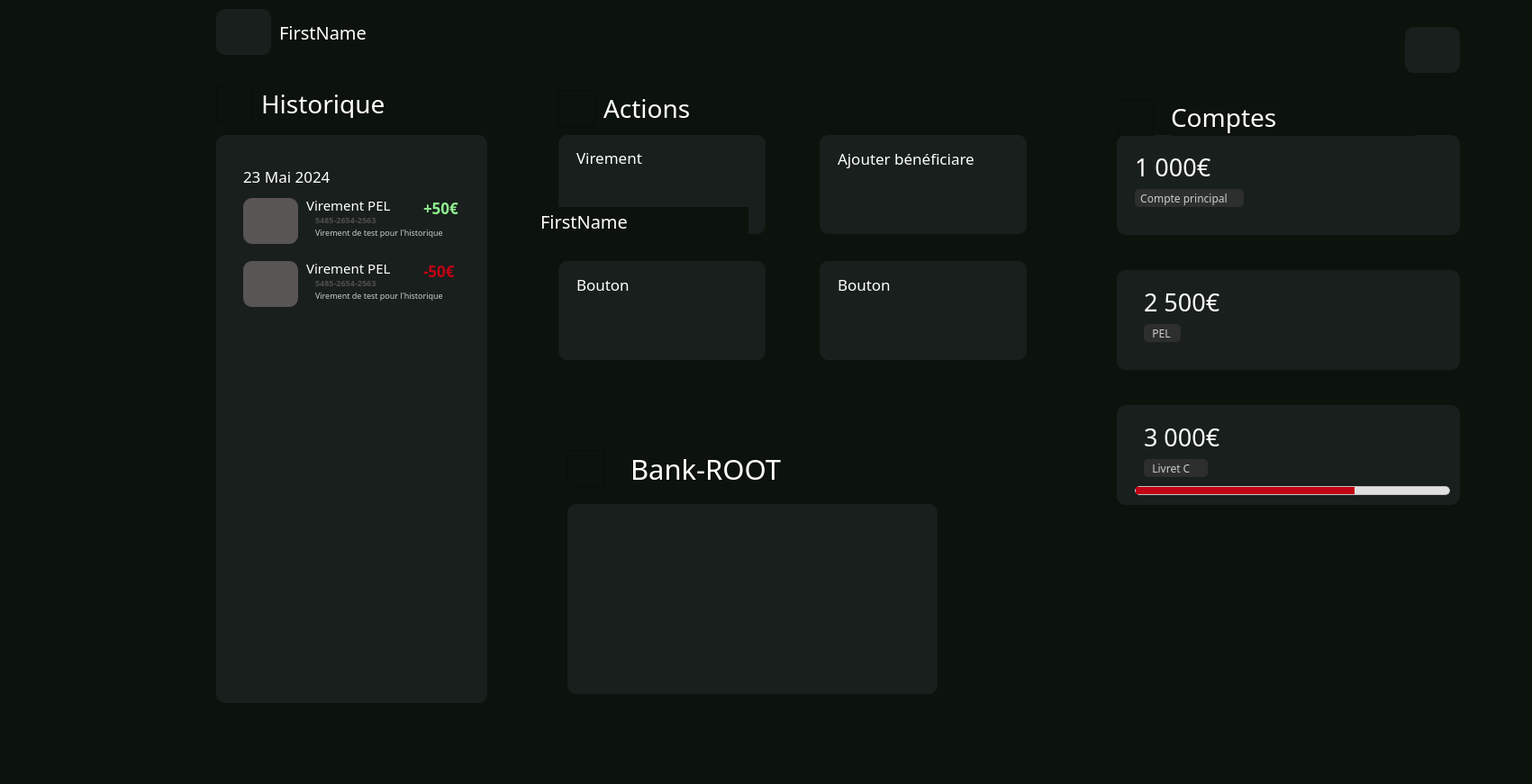
  <widget class="QWidget" name="widget" native="true">
   <property name="enabled">
    <bool>true</bool>
   </property>
   <property name="geometry">
    <rect>
     <x>-220</x>
     <y>40</y>
     <width>1701</width>
     <height>871</height>
    </rect>
   </property>
   <property name="font">
    <font>
     <pointsize>1</pointsize>
    </font>
   </property>
   <property name="cursor">
    <cursorShape>PointingHandCursor</cursorShape>
   </property>
   <property name="mouseTracking">
    <bool>true</bool>
   </property>
   <property name="styleSheet">
    <string notr="true">QWidget {
    background-color: #0C120C;
}</string>
   </property>
   <widget class="QWidget" name="widget_10" native="true">
    <property name="geometry">
     <rect>
      <x>630</x>
      <y>560</y>
      <width>411</width>
      <height>211</height>
     </rect>
    </property>
    <property name="styleSheet">
     <string notr="true">QWidget {
    background-color: #181F1C;
border-radius: 10px; 
}</string>
    </property>
   </widget>
   <widget class="QWidget" name="widget_12" native="true">
    <property name="geometry">
     <rect>
      <x>1240</x>
      <y>150</y>
      <width>381</width>
      <height>111</height>
     </rect>
    </property>
    <property name="styleSheet">
     <string notr="true">QWidget {
    background-color: #181F1C;
border-radius: 10px; 
}</string>
    </property>
    <widget class="QLabel" name="labelFirstAccountBalance">
     <property name="geometry">
      <rect>
       <x>20</x>
       <y>20</y>
       <width>221</width>
       <height>31</height>
      </rect>
     </property>
     <property name="font">
      <font>
       <family>Montserrat SemiBold</family>
       <pointsize>20</pointsize>
      </font>
     </property>
     <property name="styleSheet">
      <string notr="true">QLabel {
    color: white;
}</string>
     </property>
     <property name="text">
      <string>1 000€</string>
     </property>
    </widget>
    <widget class="QLabel" name="label_36">
     <property name="geometry">
      <rect>
       <x>20</x>
       <y>60</y>
       <width>121</width>
       <height>20</height>
      </rect>
     </property>
     <property name="font">
      <font>
       <family>Montserrat Light</family>
       <pointsize>9</pointsize>
      </font>
     </property>
     <property name="styleSheet">
      <string notr="true">QLabel {
    background-color: #2D2E2E;
    color: #CCCCCC;
    border-radius: 5px; 
}</string>
     </property>
     <property name="text">
      <string>  Compte principal</string>
     </property>
    </widget>
    <widget class="QFrame" name="frame_9">
     <property name="geometry">
      <rect>
       <x>330</x>
       <y>10</y>
       <width>41</width>
       <height>31</height>
      </rect>
     </property>
     <property name="styleSheet">
      <string notr="true">QFrame{
background:url(:/assets/nut.png);
background-repeat: none;
background-position: center;
}</string>
     </property>
     <property name="frameShape">
      <enum>QFrame::StyledPanel</enum>
     </property>
     <property name="frameShadow">
      <enum>QFrame::Raised</enum>
     </property>
    </widget>
   </widget>
   <widget class="QWidget" name="widget_14" native="true">
    <property name="geometry">
     <rect>
      <x>1240</x>
      <y>300</y>
      <width>381</width>
      <height>111</height>
     </rect>
    </property>
    <property name="styleSheet">
     <string notr="true">QWidget {
    background-color: #181F1C;
border-radius: 10px; 
}</string>
    </property>
    <widget class="QLabel" name="labelPELAccountBalance">
     <property name="geometry">
      <rect>
       <x>30</x>
       <y>20</y>
       <width>211</width>
       <height>31</height>
      </rect>
     </property>
     <property name="font">
      <font>
       <family>Montserrat SemiBold</family>
       <pointsize>20</pointsize>
      </font>
     </property>
     <property name="styleSheet">
      <string notr="true">QLabel {
    color: white;
}</string>
     </property>
     <property name="text">
      <string>2 500€</string>
     </property>
    </widget>
    <widget class="QLabel" name="label_33">
     <property name="geometry">
      <rect>
       <x>30</x>
       <y>60</y>
       <width>41</width>
       <height>20</height>
      </rect>
     </property>
     <property name="font">
      <font>
       <family>Montserrat Light</family>
       <pointsize>9</pointsize>
      </font>
     </property>
     <property name="styleSheet">
      <string notr="true">QLabel {
    background-color: #2D2E2E;
    color: #CCCCCC;
    border-radius: 5px; 
}</string>
     </property>
     <property name="text">
      <string>   PEL</string>
     </property>
    </widget>
    <widget class="QFrame" name="frame_10">
     <property name="geometry">
      <rect>
       <x>330</x>
       <y>10</y>
       <width>41</width>
       <height>31</height>
      </rect>
     </property>
     <property name="styleSheet">
      <string notr="true">QFrame{
background:url(:/assets/nut.png);
background-repeat: none;
background-position: center;
}</string>
     </property>
     <property name="frameShape">
      <enum>QFrame::StyledPanel</enum>
     </property>
     <property name="frameShadow">
      <enum>QFrame::Raised</enum>
     </property>
    </widget>
   </widget>
   <widget class="QWidget" name="widget_15" native="true">
    <property name="geometry">
     <rect>
      <x>1240</x>
      <y>450</y>
      <width>381</width>
      <height>111</height>
     </rect>
    </property>
    <property name="styleSheet">
     <string notr="true">QWidget {
    background-color: #181F1C;
border-radius: 10px; 
}</string>
    </property>
    <widget class="QLabel" name="labelLCAccountBalance">
     <property name="geometry">
      <rect>
       <x>30</x>
       <y>20</y>
       <width>211</width>
       <height>31</height>
      </rect>
     </property>
     <property name="font">
      <font>
       <family>Montserrat SemiBold</family>
       <pointsize>20</pointsize>
      </font>
     </property>
     <property name="styleSheet">
      <string notr="true">QLabel {
    color: white;
}</string>
     </property>
     <property name="text">
      <string>3 000€</string>
     </property>
    </widget>
    <widget class="QLabel" name="label_35">
     <property name="geometry">
      <rect>
       <x>30</x>
       <y>60</y>
       <width>71</width>
       <height>20</height>
      </rect>
     </property>
     <property name="font">
      <font>
       <family>Montserrat Light</family>
       <pointsize>9</pointsize>
      </font>
     </property>
     <property name="styleSheet">
      <string notr="true">QLabel {
    background-color: #2D2E2E;
    color: #CCCCCC;
    border-radius: 5px; 
}</string>
     </property>
     <property name="text">
      <string>   Livret C</string>
     </property>
    </widget>
    <widget class="QFrame" name="frame_11">
     <property name="geometry">
      <rect>
       <x>330</x>
       <y>10</y>
       <width>41</width>
       <height>31</height>
      </rect>
     </property>
     <property name="styleSheet">
      <string notr="true">QFrame{
background:url(:/assets/nut.png);
background-repeat: none;
background-position: center;
}</string>
     </property>
     <property name="frameShape">
      <enum>QFrame::StyledPanel</enum>
     </property>
     <property name="frameShadow">
      <enum>QFrame::Raised</enum>
     </property>
    </widget>
    <widget class="QProgressBar" name="progressBar_4">
     <property name="geometry">
      <rect>
       <x>20</x>
       <y>90</y>
       <width>350</width>
       <height>10</height>
      </rect>
     </property>
     <property name="styleSheet">
      <string notr="true">QProgressBar {
    border: 1px solid #C0C0C0;
    border-radius: 5px;
    background-color: #E0E0E0;
    height: 10px; /* Ajustez la hauteur de la barre de progression */
}

QProgressBar::chunk {
    background-color: #C20114; /* Rouge */
    border-radius: 5px;
}
</string>
     </property>
     <property name="value">
      <number>70</number>
     </property>
     <property name="textVisible">
      <bool>false</bool>
     </property>
    </widget>
   </widget>
   <widget class="QLabel" name="label_14">
    <property name="geometry">
     <rect>
      <x>290</x>
      <y>100</y>
      <width>151</width>
      <height>31</height>
     </rect>
    </property>
    <property name="font">
     <font>
      <family>Montserrat SemiBold</family>
      <pointsize>21</pointsize>
      <bold>false</bold>
     </font>
    </property>
    <property name="styleSheet">
     <string notr="true">QLabel{
    color: white;
}</string>
    </property>
    <property name="text">
     <string>Historique</string>
    </property>
   </widget>
   <widget class="QLabel" name="label_19">
    <property name="geometry">
     <rect>
      <x>700</x>
      <y>500</y>
      <width>271</width>
      <height>41</height>
     </rect>
    </property>
    <property name="font">
     <font>
      <family>Montserrat SemiBold</family>
      <pointsize>23</pointsize>
      <bold>false</bold>
     </font>
    </property>
    <property name="styleSheet">
     <string notr="true">QLabel {
    color: white;
}</string>
    </property>
    <property name="text">
     <string>Bank-ROOT</string>
    </property>
   </widget>
   <widget class="QLabel" name="label_22">
    <property name="geometry">
     <rect>
      <x>1300</x>
      <y>110</y>
      <width>271</width>
      <height>41</height>
     </rect>
    </property>
    <property name="font">
     <font>
      <family>Montserrat SemiBold</family>
      <pointsize>21</pointsize>
      <bold>false</bold>
      <kerning>false</kerning>
     </font>
    </property>
    <property name="styleSheet">
     <string notr="true">QLabel{
    color: white;
}</string>
    </property>
    <property name="text">
     <string>Comptes</string>
    </property>
   </widget>
   <widget class="QWidget" name="widget_16" native="true">
    <property name="geometry">
     <rect>
      <x>240</x>
      <y>10</y>
      <width>61</width>
      <height>51</height>
     </rect>
    </property>
    <property name="styleSheet">
     <string notr="true">QWidget {
    background-color: #181F1C;
border-radius: 10px; 
}</string>
    </property>
    <widget class="QFrame" name="frame">
     <property name="geometry">
      <rect>
       <x>10</x>
       <y>10</y>
       <width>41</width>
       <height>31</height>
      </rect>
     </property>
     <property name="styleSheet">
      <string notr="true">QFrame{
background:url(:/assets/user.png);
background-repeat: none;
background-position: center;
}</string>
     </property>
     <property name="frameShape">
      <enum>QFrame::StyledPanel</enum>
     </property>
     <property name="frameShadow">
      <enum>QFrame::Raised</enum>
     </property>
    </widget>
   </widget>
   <widget class="QLabel" name="labelFirstName">
    <property name="geometry">
     <rect>
      <x>310</x>
      <y>20</y>
      <width>231</width>
      <height>31</height>
     </rect>
    </property>
    <property name="font">
     <font>
      <family>Montserrat SemiBold</family>
      <pointsize>15</pointsize>
     </font>
    </property>
    <property name="styleSheet">
     <string notr="true">QLabel {
    color: white;
}</string>
    </property>
    <property name="text">
     <string>FirstName</string>
    </property>
   </widget>
   <widget class="QFrame" name="frame_2">
    <property name="geometry">
     <rect>
      <x>240</x>
      <y>95</y>
      <width>41</width>
      <height>41</height>
     </rect>
    </property>
    <property name="styleSheet">
     <string notr="true">QFrame{
background:url(:/assets/clock.png);
background-repeat: none;
background-position: center;
}</string>
    </property>
    <property name="frameShape">
     <enum>QFrame::StyledPanel</enum>
    </property>
    <property name="frameShadow">
     <enum>QFrame::Raised</enum>
    </property>
   </widget>
   <widget class="QFrame" name="frame_3">
    <property name="geometry">
     <rect>
      <x>1240</x>
      <y>110</y>
      <width>41</width>
      <height>41</height>
     </rect>
    </property>
    <property name="styleSheet">
     <string notr="true">QFrame{
background:url(:/assets/wallet.png);
background-repeat: none;
background-position: center;
}</string>
    </property>
    <property name="frameShape">
     <enum>QFrame::StyledPanel</enum>
    </property>
    <property name="frameShadow">
     <enum>QFrame::Raised</enum>
    </property>
   </widget>
   <widget class="QFrame" name="frame_7">
    <property name="geometry">
     <rect>
      <x>630</x>
      <y>500</y>
      <width>41</width>
      <height>41</height>
     </rect>
    </property>
    <property name="styleSheet">
     <string notr="true">QFrame{
background:url(:/assets/warning.png);
background-repeat: none;
background-position: center;
}</string>
    </property>
    <property name="frameShape">
     <enum>QFrame::StyledPanel</enum>
    </property>
    <property name="frameShadow">
     <enum>QFrame::Raised</enum>
    </property>
   </widget>
   <widget class="QLabel" name="label_24">
    <property name="geometry">
     <rect>
      <x>670</x>
      <y>100</y>
      <width>271</width>
      <height>41</height>
     </rect>
    </property>
    <property name="font">
     <font>
      <family>Montserrat SemiBold</family>
      <pointsize>21</pointsize>
      <bold>false</bold>
     </font>
    </property>
    <property name="styleSheet">
     <string notr="true">QLabel{
    color: white;
}</string>
    </property>
    <property name="text">
     <string>Actions</string>
    </property>
   </widget>
   <widget class="QFrame" name="frame_8">
    <property name="geometry">
     <rect>
      <x>620</x>
      <y>100</y>
      <width>41</width>
      <height>41</height>
     </rect>
    </property>
    <property name="styleSheet">
     <string notr="true">QFrame{
background:url(:/assets/cursor.png);
background-repeat: none;
background-position: center;
}</string>
    </property>
    <property name="frameShape">
     <enum>QFrame::StyledPanel</enum>
    </property>
    <property name="frameShadow">
     <enum>QFrame::Raised</enum>
    </property>
   </widget>
   <widget class="QWidget" name="widget_24" native="true">
    <property name="geometry">
     <rect>
      <x>1560</x>
      <y>30</y>
      <width>61</width>
      <height>51</height>
     </rect>
    </property>
    <property name="styleSheet">
     <string notr="true">QWidget {
    background-color: #181F1C;
border-radius: 10px; 
}</string>
    </property>
    <widget class="QToolButton" name="toolButton_4">
     <property name="geometry">
      <rect>
       <x>10</x>
       <y>10</y>
       <width>41</width>
       <height>31</height>
      </rect>
     </property>
     <property name="statusTip">
      <string/>
     </property>
     <property name="styleSheet">
      <string notr="true">QToolButton{
border-radius:45px;
}

QToolButton:hover{
border-radius:45px;
background:red;
}</string>
     </property>
     <property name="text">
      <string/>
     </property>
     <property name="icon">
      <iconset resource="ressource.qrc">
       <normaloff>:/assets/logout.png</normaloff>:/assets/logout.png</iconset>
     </property>
     <property name="iconSize">
      <size>
       <width>32</width>
       <height>32</height>
      </size>
     </property>
     <property name="autoRaise">
      <bool>false</bool>
     </property>
    </widget>
   </widget>
   <widget class="QWidget" name="ActionBtn" native="true">
    <property name="geometry">
     <rect>
      <x>620</x>
      <y>150</y>
      <width>230</width>
      <height>110</height>
     </rect>
    </property>
    <property name="styleSheet">
     <string notr="true">background:transparent;</string>
    </property>
    <widget class="QToolButton" name="toolButton_2">
     <property name="geometry">
      <rect>
       <x>0</x>
       <y>0</y>
       <width>230</width>
       <height>110</height>
      </rect>
     </property>
     <property name="styleSheet">
      <string notr="true">QToolButton {
    background-color: #181F1C;
	border-radius: 10px; 
}

QToolButton:hover{
background:#595554;
}</string>
     </property>
     <property name="text">
      <string/>
     </property>
    </widget>
    <widget class="QLabel" name="ActionBtnName">
     <property name="enabled">
      <bool>true</bool>
     </property>
     <property name="geometry">
      <rect>
       <x>20</x>
       <y>10</y>
       <width>181</width>
       <height>31</height>
      </rect>
     </property>
     <property name="font">
      <font>
       <family>Montserrat SemiBold</family>
       <pointsize>13</pointsize>
      </font>
     </property>
     <property name="cursor">
      <cursorShape>ArrowCursor</cursorShape>
     </property>
     <property name="mouseTracking">
      <bool>false</bool>
     </property>
     <property name="layoutDirection">
      <enum>Qt::LeftToRight</enum>
     </property>
     <property name="styleSheet">
      <string notr="true">QLabel {
    color: white;
	background: transparent;
}</string>
     </property>
     <property name="frameShadow">
      <enum>QFrame::Plain</enum>
     </property>
     <property name="text">
      <string>Virement</string>
     </property>
     <property name="scaledContents">
      <bool>false</bool>
     </property>
     <property name="textInteractionFlags">
      <set>Qt::TextSelectableByMouse</set>
     </property>
    </widget>
    <widget class="QToolButton" name="toolButton_7">
     <property name="geometry">
      <rect>
       <x>20</x>
       <y>70</y>
       <width>21</width>
       <height>21</height>
      </rect>
     </property>
     <property name="styleSheet">
      <string notr="true">QToolButton{
border-radius:45px;
background:transparent;
}
</string>
     </property>
     <property name="text">
      <string/>
     </property>
     <property name="icon">
      <iconset resource="ressource.qrc">
       <normaloff>:/assets/transfer.png</normaloff>:/assets/transfer.png</iconset>
     </property>
     <property name="iconSize">
      <size>
       <width>128</width>
       <height>128</height>
      </size>
     </property>
    </widget>
   </widget>
   <widget class="QWidget" name="ActionBtn_2" native="true">
    <property name="geometry">
     <rect>
      <x>910</x>
      <y>150</y>
      <width>230</width>
      <height>110</height>
     </rect>
    </property>
    <property name="styleSheet">
     <string notr="true">background:transparent;</string>
    </property>
    <widget class="QToolButton" name="toolButton_6">
     <property name="geometry">
      <rect>
       <x>0</x>
       <y>0</y>
       <width>230</width>
       <height>110</height>
      </rect>
     </property>
     <property name="styleSheet">
      <string notr="true">QToolButton {
    background-color: #181F1C;
	border-radius: 10px; 
}

QToolButton:hover{
background:#595554;
}</string>
     </property>
     <property name="text">
      <string/>
     </property>
    </widget>
    <widget class="QLabel" name="ActionBtnName_2">
     <property name="geometry">
      <rect>
       <x>20</x>
       <y>10</y>
       <width>181</width>
       <height>31</height>
      </rect>
     </property>
     <property name="font">
      <font>
       <family>Montserrat SemiBold</family>
       <pointsize>13</pointsize>
      </font>
     </property>
     <property name="styleSheet">
      <string notr="true">QLabel {
    color: white;
background: transparent;
}</string>
     </property>
     <property name="text">
      <string>Ajouter bénéficiare</string>
     </property>
    </widget>
    <widget class="QToolButton" name="toolButton_11">
     <property name="geometry">
      <rect>
       <x>20</x>
       <y>70</y>
       <width>21</width>
       <height>21</height>
      </rect>
     </property>
     <property name="styleSheet">
      <string notr="true">QToolButton{
border-radius:45px;
background:transparent;
}
</string>
     </property>
     <property name="text">
      <string/>
     </property>
     <property name="icon">
      <iconset resource="ressource.qrc">
       <normaloff>:/assets/add.png</normaloff>:/assets/add.png</iconset>
     </property>
     <property name="iconSize">
      <size>
       <width>128</width>
       <height>128</height>
      </size>
     </property>
    </widget>
   </widget>
   <widget class="QWidget" name="ActionBtn_3" native="true">
    <property name="geometry">
     <rect>
      <x>620</x>
      <y>290</y>
      <width>230</width>
      <height>110</height>
     </rect>
    </property>
    <property name="styleSheet">
     <string notr="true">background:transparent;</string>
    </property>
    <widget class="QToolButton" name="toolButton_12">
     <property name="geometry">
      <rect>
       <x>0</x>
       <y>0</y>
       <width>230</width>
       <height>110</height>
      </rect>
     </property>
     <property name="styleSheet">
      <string notr="true">QToolButton {
    background-color: #181F1C;
	border-radius: 10px; 
}

QToolButton:hover{
background:#595554;
}</string>
     </property>
     <property name="text">
      <string/>
     </property>
    </widget>
    <widget class="QLabel" name="ActionBtnName_3">
     <property name="geometry">
      <rect>
       <x>20</x>
       <y>10</y>
       <width>181</width>
       <height>31</height>
      </rect>
     </property>
     <property name="font">
      <font>
       <family>Montserrat SemiBold</family>
       <pointsize>13</pointsize>
      </font>
     </property>
     <property name="styleSheet">
      <string notr="true">QLabel {
    color: white;
background: transparent;
}</string>
     </property>
     <property name="text">
      <string>Bouton</string>
     </property>
    </widget>
    <widget class="QToolButton" name="toolButton_13">
     <property name="geometry">
      <rect>
       <x>20</x>
       <y>70</y>
       <width>21</width>
       <height>21</height>
      </rect>
     </property>
     <property name="styleSheet">
      <string notr="true">QToolButton{
border-radius:45px;
background:transparent;
}
</string>
     </property>
     <property name="text">
      <string/>
     </property>
     <property name="icon">
      <iconset resource="ressource.qrc">
       <normaloff>:/assets/add.png</normaloff>:/assets/add.png</iconset>
     </property>
     <property name="iconSize">
      <size>
       <width>128</width>
       <height>128</height>
      </size>
     </property>
    </widget>
   </widget>
   <widget class="QWidget" name="ActionBtn_4" native="true">
    <property name="geometry">
     <rect>
      <x>910</x>
      <y>290</y>
      <width>230</width>
      <height>110</height>
     </rect>
    </property>
    <property name="styleSheet">
     <string notr="true">background:transparent;</string>
    </property>
    <widget class="QToolButton" name="toolButton_14">
     <property name="geometry">
      <rect>
       <x>0</x>
       <y>0</y>
       <width>230</width>
       <height>110</height>
      </rect>
     </property>
     <property name="styleSheet">
      <string notr="true">QToolButton {
    background-color: #181F1C;
	border-radius: 10px; 
}

QToolButton:hover{
background:#595554;
}</string>
     </property>
     <property name="text">
      <string/>
     </property>
    </widget>
    <widget class="QLabel" name="ActionBtnName_4">
     <property name="geometry">
      <rect>
       <x>20</x>
       <y>10</y>
       <width>181</width>
       <height>31</height>
      </rect>
     </property>
     <property name="font">
      <font>
       <family>Montserrat SemiBold</family>
       <pointsize>13</pointsize>
      </font>
     </property>
     <property name="styleSheet">
      <string notr="true">QLabel {
    color: white;
background: transparent;
}</string>
     </property>
     <property name="text">
      <string>Bouton</string>
     </property>
    </widget>
    <widget class="QToolButton" name="toolButton_15">
     <property name="geometry">
      <rect>
       <x>20</x>
       <y>70</y>
       <width>21</width>
       <height>21</height>
      </rect>
     </property>
     <property name="styleSheet">
      <string notr="true">QToolButton{
border-radius:45px;
background:transparent;
}
</string>
     </property>
     <property name="text">
      <string/>
     </property>
     <property name="icon">
      <iconset resource="ressource.qrc">
       <normaloff>:/assets/add.png</normaloff>:/assets/add.png</iconset>
     </property>
     <property name="iconSize">
      <size>
       <width>128</width>
       <height>128</height>
      </size>
     </property>
    </widget>
   </widget>
   <widget class="QWidget" name="widget_2" native="true">
    <property name="geometry">
     <rect>
      <x>240</x>
      <y>150</y>
      <width>301</width>
      <height>631</height>
     </rect>
    </property>
    <property name="styleSheet">
     <string notr="true">QWidget {
    background-color: #181F1C;
border-radius: 10px;
}</string>
    </property>
    <widget class="QListWidget" name="listWidget">
     <property name="geometry">
      <rect>
       <x>10</x>
       <y>10</y>
       <width>281</width>
       <height>601</height>
      </rect>
     </property>
    </widget>
    <widget class="QLabel" name="label_21">
     <property name="geometry">
      <rect>
       <x>30</x>
       <y>30</y>
       <width>191</width>
       <height>31</height>
      </rect>
     </property>
     <property name="font">
      <font>
       <family>Montserrat SemiBold</family>
       <pointsize>13</pointsize>
      </font>
     </property>
     <property name="styleSheet">
      <string notr="true">QLabel {
    color: white;
}</string>
     </property>
     <property name="text">
      <string>23 Mai 2024</string>
     </property>
    </widget>
    <widget class="QWidget" name="widget_25" native="true">
     <property name="geometry">
      <rect>
       <x>30</x>
       <y>70</y>
       <width>61</width>
       <height>51</height>
      </rect>
     </property>
     <property name="styleSheet">
      <string notr="true">QWidget {
    background-color: #595554;
border-radius: 10px; 
}</string>
     </property>
    </widget>
    <widget class="QLabel" name="label_42">
     <property name="geometry">
      <rect>
       <x>100</x>
       <y>70</y>
       <width>121</width>
       <height>16</height>
      </rect>
     </property>
     <property name="font">
      <font>
       <family>Montserrat Light</family>
       <pointsize>11</pointsize>
      </font>
     </property>
     <property name="styleSheet">
      <string notr="true">QLabel {
    color: white;
    border-radius: 5px; 
}</string>
     </property>
     <property name="text">
      <string>Virement PEL</string>
     </property>
    </widget>
    <widget class="QLabel" name="label_43">
     <property name="geometry">
      <rect>
       <x>110</x>
       <y>86</y>
       <width>121</width>
       <height>16</height>
      </rect>
     </property>
     <property name="font">
      <font>
       <family>Montserrat Light</family>
       <pointsize>7</pointsize>
       <bold>true</bold>
      </font>
     </property>
     <property name="styleSheet">
      <string notr="true">QLabel {
    color: #504E4D; /* Gris moyen */
    border-radius: 5px;
    font-weight: bold; /* Met le texte en gras */
}
</string>
     </property>
     <property name="text">
      <string>5485-2654-2563</string>
     </property>
    </widget>
    <widget class="QLabel" name="label_44">
     <property name="geometry">
      <rect>
       <x>110</x>
       <y>100</y>
       <width>171</width>
       <height>16</height>
      </rect>
     </property>
     <property name="font">
      <font>
       <family>Montserrat Light</family>
       <pointsize>7</pointsize>
      </font>
     </property>
     <property name="styleSheet">
      <string notr="true">QLabel {
    color: #CCCCCC;
    border-radius: 5px; 
}</string>
     </property>
     <property name="text">
      <string>Virement de test pour l'historique</string>
     </property>
    </widget>
    <widget class="QLabel" name="label_25">
     <property name="geometry">
      <rect>
       <x>230</x>
       <y>70</y>
       <width>51</width>
       <height>21</height>
      </rect>
     </property>
     <property name="font">
      <font>
       <family>Montserrat SemiBold</family>
       <pointsize>13</pointsize>
       <bold>true</bold>
      </font>
     </property>
     <property name="styleSheet">
      <string notr="true">QLabel {
    color: #90EE90; /* Vert clair */
    border-radius: 5px;
    font-weight: bold; /* Met le texte en gras */
}</string>
     </property>
     <property name="text">
      <string>+50€</string>
     </property>
    </widget>
    <widget class="QWidget" name="widget_26" native="true">
     <property name="geometry">
      <rect>
       <x>30</x>
       <y>140</y>
       <width>61</width>
       <height>51</height>
      </rect>
     </property>
     <property name="styleSheet">
      <string notr="true">QWidget {
    background-color: #595554;
border-radius: 10px; 
}</string>
     </property>
    </widget>
    <widget class="QLabel" name="label_26">
     <property name="geometry">
      <rect>
       <x>230</x>
       <y>140</y>
       <width>51</width>
       <height>21</height>
      </rect>
     </property>
     <property name="font">
      <font>
       <family>Montserrat SemiBold</family>
       <pointsize>13</pointsize>
       <bold>true</bold>
      </font>
     </property>
     <property name="styleSheet">
      <string notr="true">QLabel {
    color: #C20114; /* Vert clair */
    border-radius: 5px;
    font-weight: bold; /* Met le texte en gras */
}</string>
     </property>
     <property name="text">
      <string>-50€</string>
     </property>
    </widget>
    <widget class="QLabel" name="label_45">
     <property name="geometry">
      <rect>
       <x>110</x>
       <y>170</y>
       <width>171</width>
       <height>16</height>
      </rect>
     </property>
     <property name="font">
      <font>
       <family>Montserrat Light</family>
       <pointsize>7</pointsize>
      </font>
     </property>
     <property name="styleSheet">
      <string notr="true">QLabel {
    color: #CCCCCC;
    border-radius: 5px; 
}</string>
     </property>
     <property name="text">
      <string>Virement de test pour l'historique</string>
     </property>
    </widget>
    <widget class="QLabel" name="label_46">
     <property name="geometry">
      <rect>
       <x>110</x>
       <y>156</y>
       <width>121</width>
       <height>16</height>
      </rect>
     </property>
     <property name="font">
      <font>
       <family>Montserrat Light</family>
       <pointsize>7</pointsize>
       <bold>true</bold>
      </font>
     </property>
     <property name="styleSheet">
      <string notr="true">QLabel {
    color: #504E4D; /* Gris moyen */
    border-radius: 5px;
    font-weight: bold; /* Met le texte en gras */
}
</string>
     </property>
     <property name="text">
      <string>5485-2654-2563</string>
     </property>
    </widget>
    <widget class="QLabel" name="label_47">
     <property name="geometry">
      <rect>
       <x>100</x>
       <y>140</y>
       <width>121</width>
       <height>16</height>
      </rect>
     </property>
     <property name="font">
      <font>
       <family>Montserrat Light</family>
       <pointsize>11</pointsize>
      </font>
     </property>
     <property name="styleSheet">
      <string notr="true">QLabel {
    color: white;
    border-radius: 5px; 
}</string>
     </property>
     <property name="text">
      <string>Virement PEL</string>
     </property>
    </widget>
   </widget>
   <widget class="QLabel" name="labelFirstName_2">
    <property name="geometry">
     <rect>
      <x>600</x>
      <y>230</y>
      <width>231</width>
      <height>31</height>
     </rect>
    </property>
    <property name="font">
     <font>
      <family>Montserrat SemiBold</family>
      <pointsize>15</pointsize>
     </font>
    </property>
    <property name="styleSheet">
     <string notr="true">QLabel {
    color: white;
}</string>
    </property>
    <property name="text">
     <string>FirstName</string>
    </property>
   </widget>
  </widget>
